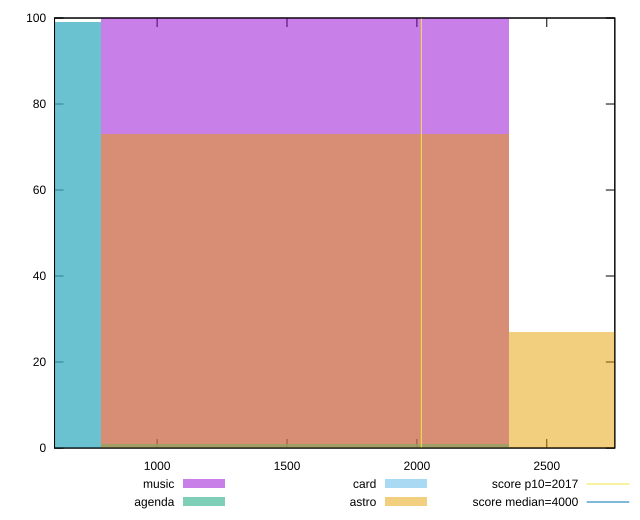

gnuplot code for this plot:
reset

$music <<EOF
1568.561541466992 100
EOF

$agenda <<EOF
1568.561541466992 1
0 99
EOF

$card <<EOF
1568.561541466992 1
0 99
EOF

$astro <<EOF
3137.123082933984 27
1568.561541466992 73
EOF

set key outside below
set boxwidth 1568.561541466992
set xrange [605.0000000000002:2761.9719999999984]
set yrange [0:100]
set trange [0:100]
set style fill transparent solid 0.5 noborder

set parametric
set terminal svg size 640, 520 enhanced background rgb 'white'
set output "reports/report_00032_2021-02-25T10-28-15.087Z/mainthread-work-breakdown/comparison/histogram/all_raw.svg"

plot $music title "music" with boxes, \
     $agenda title "agenda" with boxes, \
     $card title "card" with boxes, \
     $astro title "astro" with boxes, \
     2017,t title "score p10=2017", \
     4000,t title "score median=4000"

reset
